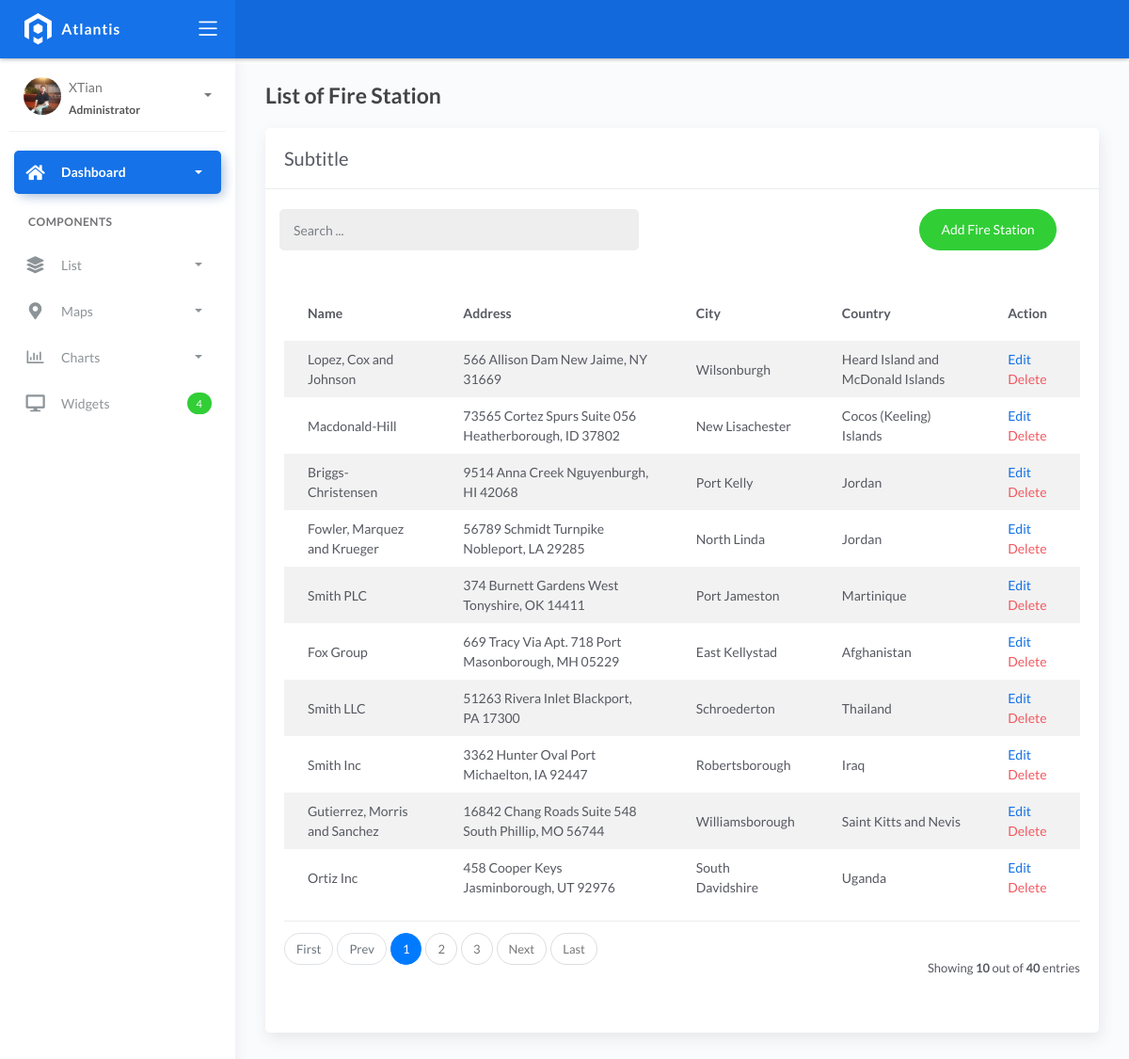
/firestations/, run on the app's committed database.
### fire/models.py (models this page shows, shortened)
class BaseModel(models.Model):
    created_at = models.DateTimeField(auto_now_add=True, db_index=True)
    updated_at = models.DateTimeField(auto_now=True)
    class Meta:
        abstract = True

class FireStation(BaseModel):
    name = models.CharField(max_length=150)
    latitude = models.DecimalField(
        max_digits=22, decimal_places=16, null=True, blank=True)
    longitude = models.DecimalField(
        max_digits=22, decimal_places=16, null=True, blank=True)
    address = models.CharField(max_length=150)
    city = models.CharField(max_length=150)  # can be in separate table
    country = models.CharField(max_length=150)  # can be in separate table

### fire/views.py (the view, shortened to what this page needs)
# urls.py: path('firestations/', FireStationList.as_view(), name='firestation-list'),
class FireStationList(ListView):
    model = FireStation
    context_object_name = 'firestations'
    template_name = 'firestation_list.html'
    paginate_by = 10
    def get_queryset(self, *args, **kwargs):
        qs = super(FireStationList, self).get_queryset(*args, **kwargs)
        return qs

### templates/firestation_list.html (shortened to what this page needs)
{% extends 'base.html' %} {% load static %} {% block content %}
<div class="content">
  <div class="page-inner">
    <h4 class="page-title">List of Fire Station</h4>
    <div class="row">
      <div class="col-md-12">
        <div class="card">
          <div class="card-header">
            <div class="card-title">Subtitle</div>
          </div>
          <br />
          <div class="col-md-12 row">
            <div class="col-md-6">
              <form class="navbar-left navbar-form nav-search mr-md-3" action="{% url 'firestation-list' %}">
                <div class="input-group">
                  <input type="text" placeholder="Search ..." class="form-control" name="q" />
                  <div class="input-group-append">
                    <span class="input-group-text">
                    </span>
                  </div>
                </div>
              </form>
            </div>
            <div class="col-md-6">
              <div class="pull-right">
                <a href="{% url 'firestation-add' %}" class="btn btn-success btn-rounded">Add Fire Station</a>
              </div>
            </div>
          </div>
          <div class="card-body">
            <table class="table table-striped mt-3">
              <thead>
                <tr>
                  <th scope="col">Name</th>
                  <th scope="col">Address</th>
                  <th scope="col">City</th>
                  <th scope="col">Country</th>
                  <th scope="col">Action</th>
                </tr>
              </thead>
              <tbody>
                {% for object in object_list %}
                <tr>
                  <td>{{ object.name }}</td>
                  <td>{{ object.address }}</td>
                  <td>{{ object.city }}</td>
                  <td>{{ object.country }}</td>
                  <td>
                    <a href="{% url 'firestation-update' object.pk %}">Edit</a>
                    <a href="{% url 'firestation-delete' object.pk %}" class="text-danger">Delete</a>
                  </td>
                </tr>
                {% empty %}
                <tr>
                  <td colspan="7" style="text-align: center">
                    <p class="text-sm font-weight-bold mb-0">No Records Found</p>
                  </td>
                </tr>
                {% endfor %}
              </tbody>
            </table>
            {% include 'includes/pagination.html' %}
          </div>
        </div>
      </div>
    </div>
  </div>
</div>
{% endblock %}

### data on the page
FireStation: name "Lopez, Cox and Johnson", address "566 Allison Dam New Jaime, NY 31669", city "Wilsonburgh", country "Heard Island and McDonald Islands"
FireStation: name "Macdonald-Hill", address "73565 Cortez Spurs Suite 056 Heatherborough, ID 37802", city "New Lisachester", country "Cocos (Keeling) Islands"
FireStation: name "Briggs-Christensen", address "9514 Anna Creek Nguyenburgh, HI 42068", city "Port Kelly", country "Jordan"
FireStation: name "Fowler, Marquez and Krueger", address "56789 Schmidt Turnpike Nobleport, LA 29285", city "North Linda", country "Jordan"
FireStation: name "Smith PLC", address "374 Burnett Gardens West Tonyshire, OK 14411", city "Port Jameston", country "Martinique"
FireStation: name "Fox Group", address "669 Tracy Via Apt. 718 Port Masonborough, MH 05229", city "East Kellystad", country "Afghanistan"
FireStation: name "Smith LLC", address "51263 Rivera Inlet Blackport, PA 17300", city "Schroederton", country "Thailand"
FireStation: name "Smith Inc", address "3362 Hunter Oval Port Michaelton, IA 92447", city "Robertsborough", country "Iraq"
FireStation: name "Gutierrez, Morris and Sanchez", address "16842 Chang Roads Suite 548 South Phillip, MO 56744", city "Williamsborough", country "Saint Kitts and Nevis"
FireStation: name "Ortiz Inc", address "458 Cooper Keys Jasminborough, UT 92976", city "South Davidshire", country "Uganda"

### other printed values
{{ page_num }} "1"
{{ page_num }} "2" "3"
{{ object_list.count }} "10"
{{ paginator.count }} "40"
